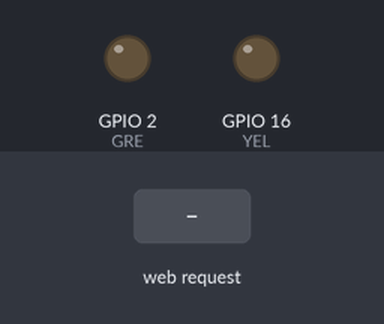
This sketch was run on a simulated ESP8266 (NodeMCU). On the bench: output pins drawn as LEDs (lit = HIGH). Dashed ring = blinking. The test bench sets the inputs (shaded band). WiFi joins after 1.5 s; servers stay silent unless stated; pins used as bus, display or sensor lines are not drawn; what the sketch prints to the serial monitor is not drawn.

Above: at 2.7 s.
2.8 s: HTTP request GET /timerLoop/start received
At 3.8 s:
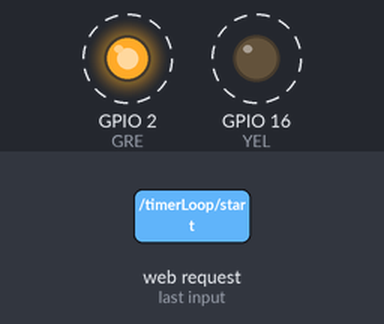
8.8 s: HTTP request GET /yellow received
At 8.96 s:
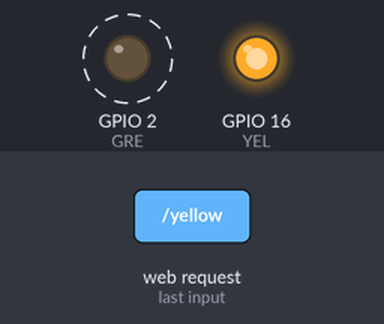
Timing chart, 0 to 17.8 s (numbered marks = the images above; inputs shaded):
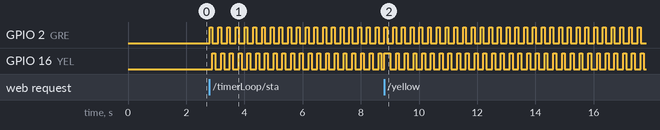

The sketch:

StatefulLights.ino
```cpp
//Robo India tutorial On Controlling LED on WEB (modified by James Carr)
//https://www.roboindia.com/tutorials


#include <ESP8266WiFi.h>

//const char* ssid = "UnimatrixZero";
//const char* password = "novi145$";
const char* ssid = "WobblyHouse";
const char* password = "5w0rd5gun5&danc1ng";


int YEL = 16; // led connected to D0 (Yellow)
int RE = 15; // led connected to D8 (Red)
int GRE = 2; // led connected to D4 (Green)

bool YellowOn = 0;
bool RedOn = 0;
bool GreenOn = 0;

bool cycle = 0; //flag if the cycle function is on or off
WiFiServer server(80);

void setup()
{
  Serial.begin(115200);
  pinMode(YEL, OUTPUT);
  digitalWrite(YEL, LOW);
  pinMode(RE, OUTPUT);
  digitalWrite(RE, LOW);
  pinMode(GRE, OUTPUT);
  digitalWrite(GRE, LOW);


  Serial.print("Connecting to Internet ");
  WiFi.begin(ssid, password);
  while (WiFi.status() != WL_CONNECTED)
  {
    delay(500);
    Serial.print(".");
  }
  Serial.println("WiFi connected");

 /*-------- server started---------*/
  server.begin();
  Serial.println("Server started");

  /*------printing ip address--------*/
  Serial.print("IP Address of network: ");
  Serial.println(WiFi.localIP());
  Serial.print("Copy and paste the following URL: https://");
  Serial.print(WiFi.localIP());
  Serial.println("/");
}

void loop()
  {
if (cycle){
      Serial.println("Cycling lights");
      digitalWrite(GRE, HIGH);
      delay(100);
      digitalWrite(GRE, LOW);
      digitalWrite(YEL, HIGH);
      delay(100);
      digitalWrite(YEL, LOW);
      digitalWrite(RE, HIGH);
      delay(100);
      digitalWrite(RE, LOW);
    }


    WiFiClient client = server.available();
    client.setTimeout(1000);
    if (!client)
    {
      return;
    }
  Serial.println("Waiting for new client");
  while(!client.available())
  {
    delay(1);
  }

  String request = client.readStringUntil('\r');
  Serial.println(request);
  client.flush();


  int value = LOW;
  if (request.indexOf("/green") != -1)
  {

      digitalWrite(GRE, HIGH);
      digitalWrite(RE, LOW);
      digitalWrite(YEL, LOW);

  }

  if (request.indexOf("/yellow") != -1)
  {
      digitalWrite(GRE, LOW);
      digitalWrite(RE, LOW);
      digitalWrite(YEL, HIGH);


  }

  if (request.indexOf("/red") != -1)
  {
      digitalWrite(GRE, LOW);
      digitalWrite(RE, HIGH);
      digitalWrite(YEL, LOW);
  }
    if (request.indexOf("/off") != -1)
  {
      digitalWrite(GRE, LOW);
      digitalWrite(RE, LOW);
      digitalWrite(YEL, LOW);
  }
    if (request.indexOf("/all") != -1)
  {
      digitalWrite(GRE, HIGH);
      digitalWrite(RE, HIGH);
      digitalWrite(YEL, HIGH);
  }

  if (request.indexOf("/timerLoop/start") != -1)
  {
    cycle = 1;
  }
    if (request.indexOf("/timerLoop/stop") != -1)
  {
    cycle = 0;
  }


 Serial.println(cycle);
/*------------------Creating html page---------------------*/

  client.println("HTTP/1.1 200 OK");
  client.println("Content-Type: text/html");
  client.println("");
  client.println("");
  client.println("");

  client.print("LED is: ");

  if(value == HIGH)
  {
    client.print("ON");
  }
  else
  {
    client.print("OFF");
  }
  client.println("");
  client.println("ON");
  client.println("OFF");
  client.println("");

  delay(1);
  Serial.println("Client disonnected");
  Serial.println("");

}
```

Measured:
- after the input at 2.8 s, GPIO 2 (GRE): alternates HIGH for 0.10 s and LOW for 0.20 s, starting at once; GPIO 16 (YEL): alternates HIGH for 0.10 s and LOW for 0.20 s, starting after 0.10 s
